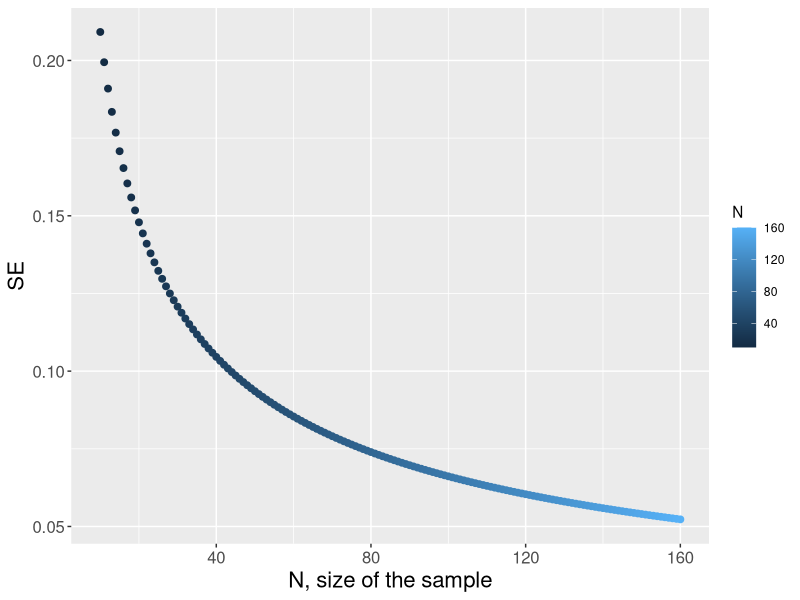

The R script that drew this image:
## ---- chunk 1
knitr::opts_chunk$set(echo = TRUE)

library(tidyverse)

## ---- chunk 2

three_cycles <- 0.5*0.25
four_cycles <- 0.5*0.75 + 0.5*0.25
five_cycles <- 0.5*0.75

num_cycles <- c(three_cycles, four_cycles, five_cycles) %>%
  round(3) %>% 
  matrix(ncol = 3) %>% 
  as.data.frame()
colnames(num_cycles) <- c(3,4,5)
rownames(num_cycles) <- "Pr"
num_cycles
## ---- chunk 3
SD = sqrt(0.4375)

vector <- c()
for (i in c(10:160)){
  SE = SD / sqrt(i)
  vector <- append(vector, c(i, SE))
}

table <- matrix(vector, ncol = 2, byrow = T) %>%
  as.data.frame()
colnames(table) <- c("N", "SE")
head(table)
## ---- chunk 4
ggplot(data = table, aes(x = N, y = SE))+
  geom_point(size = 2, aes(col = N))+
  xlab("N, size of the sample")+
  ylab("SE")+
  theme(axis.title.y = element_text(size = 16), axis.title.x = element_text(size = 16), axis.text.x = element_text(size=12), axis.text.y = element_text(size = 12), panel.background = element_rect())
## ---- chunk 5
all_stat <- function(x){
  sd <- sd(x)
  se <- sd / sqrt(length(x))
  se_SE_ratio <- se / (SD/sqrt(length(x)))
  return(c(sd, se, se_SE_ratio))
}
## ---- chunk 6
ten_patients <- sample(c(3:5), size = 10, prob = c(0.125, 0.5, 0.375), replace = TRUE)
forty_patients <- sample(c(3:5), size = 40, prob = c(0.125, 0.5, 0.375), replace = TRUE)
onehundredsixty_patients <- sample(c(3:5), size = 160, prob = c(0.125, 0.5, 0.375), replace = TRUE)

stat_ten <- all_stat(ten_patients)
stat_forty <- all_stat(forty_patients)
stat_onehundredsixty <- all_stat(onehundredsixty_patients)
## ---- chunk 7

stat_table <- c(stat_ten, stat_forty, stat_onehundredsixty) %>%
  round(3) %>%
  matrix(ncol = 3, byrow = T) %>%
  as.data.frame()

colnames(stat_table) <- c("sd", "se", "se/SE")
rownames(stat_table) <- c("10 patients", "40 patients", "160 patients")
print(stat_table)
